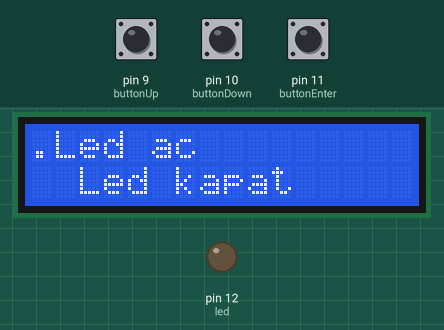
Recording of a sketch running on a simulated Arduino Uno, built with avr-gcc and run on an emulated ATmega328P. On the bench: 16×2 character LCD, output pins drawn as LEDs (lit = HIGH). The inputs (shaded band) are chosen by the test bench; at power-on: pin 11 (buttonEnter) LOW, pin 9 (buttonUp) LOW, pin 10 (buttonDown) LOW.

Above: at 1.2 s.
1.3 s: pin 11 (buttonEnter) pulled HIGH for 0.15 s
At 2.5 s:
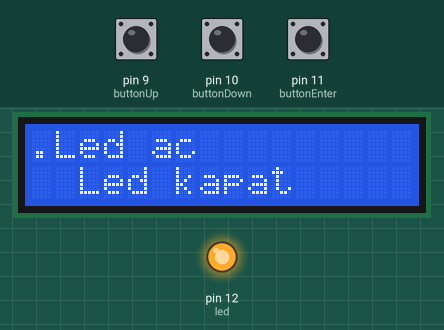
2.9 s: pin 9 (buttonUp) pulled HIGH for 0.15 s
At 4.2 s:
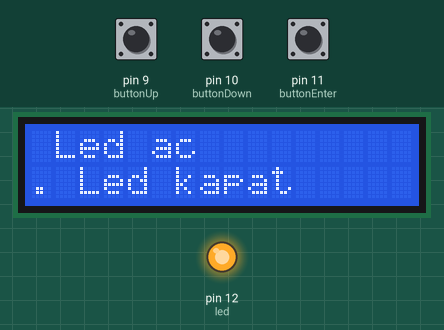
4.5 s: pin 10 (buttonDown) pulled HIGH for 1 s
At 5.9 s:
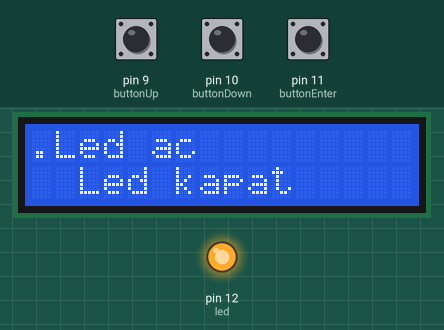
Timing chart, 0 to 7.5 s (numbered marks = the images above; inputs shaded):
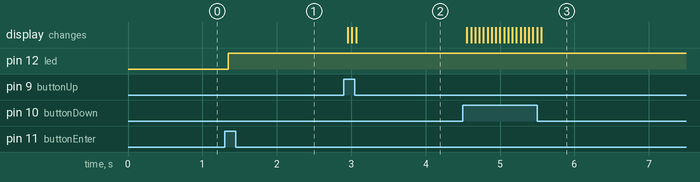

The sketch:

github_intrface.ino
```cpp
#include <LiquidCrystal.h>

LiquidCrystal lcd(8,7,6,5,4,3);
int buttonUp = 9;
int buttonDown = 10;
int buttonEnter = 11;
int led = 12;
int position = 0;

void setup() {
  lcd.begin(16, 2);
  pinMode(buttonUp, INPUT);
  pinMode(buttonDown, INPUT);
  pinMode(buttonEnter, INPUT);
  pinMode (led,OUTPUT);
  updateScreen();
}

void loop() {
  if(digitalRead(buttonUp) == HIGH) {
    delay(50); // debounce delay
    if(position == 0) {
      position = 1;
    }
    else {
      position = 0;
    }
    updateScreen();
  }
  if(digitalRead(buttonDown) == HIGH) {
    delay(50); // debounce delay
    if(position == 1) {
      position = 0;
    }
    else {
      position = 1;
    }
    updateScreen();
  }
  if(digitalRead(buttonEnter) == HIGH) {
    delay(50); // debounce delay
    if(position == 0) {
       digitalWrite(led,HIGH);
    }


  }

  if(digitalRead(buttonEnter) == HIGH) {
    delay(50); // debounce delay
    if(position == 1) {
       digitalWrite(led,LOW);

    }
  }
}

void updateScreen() {
  lcd.clear();
  lcd.setCursor(0,0);
  lcd.print(" Led ac");
  if(position == 0) {
    lcd.setCursor(0, 0);
    lcd.print(".");
    lcd.display();

  }

  lcd.setCursor(0,1);
  if(position == 1) {
    lcd.print(".");
    lcd.display();
  }
  else {
    lcd.print(" ");
  }

  lcd.print(" Led kapat ");
  if(position == 1) {
    lcd.setCursor(0, 1);
    lcd.print(".");
    lcd.display();

  }


}
```

Measured:
- after the input at 1.3 s, pin 12 (led): LOW → HIGH after 0.05 s
- after the input at 2.9 s, the display: changes after 0.06 s (image 2)
- after the input at 4.5 s, the display: changes after 0.06 s (image 3)
